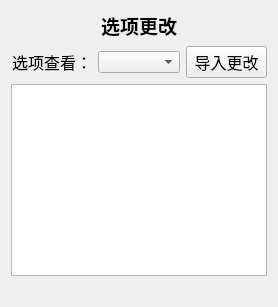
     <widget class="QWidget" name="page_5">
      <layout class="QVBoxLayout" name="verticalLayout_5">
       <item>
        <layout class="QGridLayout" name="gridLayout_8">
         <item row="1" column="2">
          <widget class="QPushButton" name="optionImport">
           <property name="maximumSize">
            <size>
             <width>150</width>
             <height>16777215</height>
            </size>
           </property>
           <property name="font">
            <font>
             <family>Adobe Devanagari</family>
             <pointsize>12</pointsize>
            </font>
           </property>
           <property name="text">
            <string>导入更改</string>
           </property>
          </widget>
         </item>
         <item row="0" column="0">
          <widget class="QLabel" name="label_108">
           <property name="text">
            <string/>
           </property>
          </widget>
         </item>
         <item row="0" column="1">
          <widget class="QLabel" name="label_27">
           <property name="font">
            <font>
             <family>微软雅黑</family>
             <pointsize>14</pointsize>
             <weight>75</weight>
             <bold>true</bold>
            </font>
           </property>
           <property name="text">
            <string>选项更改</string>
           </property>
           <property name="alignment">
            <set>Qt::AlignCenter</set>
           </property>
          </widget>
         </item>
         <item row="0" column="2">
          <widget class="QLabel" name="label_141">
           <property name="text">
            <string/>
           </property>
          </widget>
         </item>
         <item row="1" column="1">
          <widget class="QComboBox" name="optionView">
           <property name="maximumSize">
            <size>
             <width>200</width>
             <height>16777215</height>
            </size>
           </property>
          </widget>
         </item>
         <item row="2" column="0" colspan="3">
          <widget class="QTableWidget" name="optionTable"/>
         </item>
         <item row="1" column="0">
          <widget class="QLabel" name="label_140">
           <property name="maximumSize">
            <size>
             <width>200</width>
             <height>16777215</height>
            </size>
           </property>
           <property name="font">
            <font>
             <family>Adobe Devanagari</family>
             <pointsize>12</pointsize>
            </font>
           </property>
           <property name="text">
            <string>选项查看：</string>
           </property>
           <property name="alignment">
            <set>Qt::AlignRight|Qt::AlignTrailing|Qt::AlignVCenter</set>
           </property>
          </widget>
         </item>
        </layout>
       </item>
       <item>
        <widget class="QLabel" name="label_28">
         <property name="text">
          <string/>
         </property>
        </widget>
       </item>
      </layout>
     </widget>
